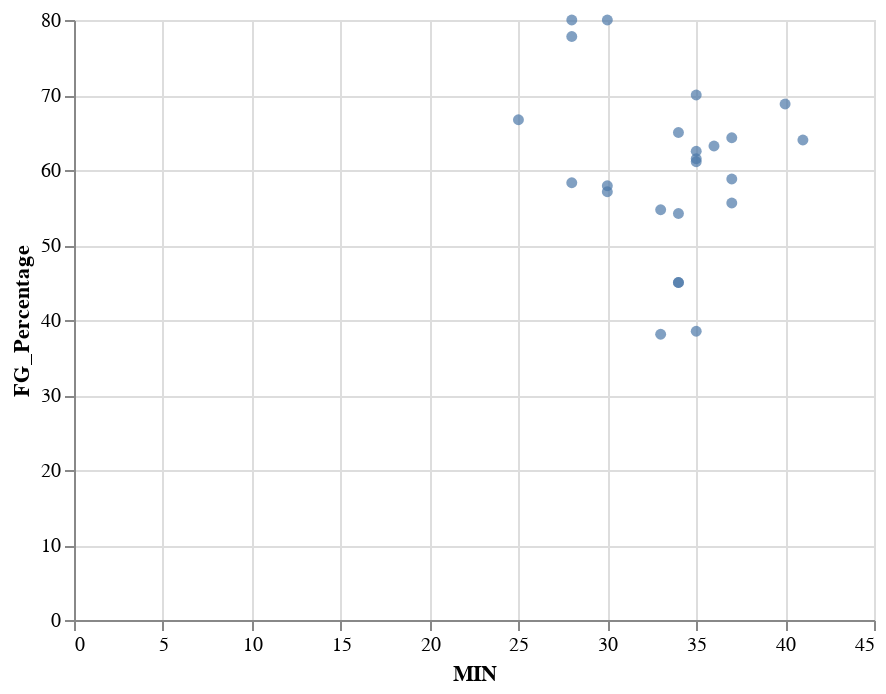

The notebook cell this image was saved under:
### Markdown cell above
Question1: Will his FG% drop if he plays longer time?

### Code cell
alt.Chart(a).mark_circle().encode(
    x=alt.X('MIN'),
    y=alt.Y('FG_Percentage')
)

### Figure 1 — Vega-Lite specification as saved in the notebook (floating-point values rounded to 4 significant figures)
{"config": {"view": {"continuousWidth": 400, "continuousHeight": 300}}, "data": {"name": "data-3791ba24532edcf1b6d0f5a312e50ed1"}, "mark": "circle", "encoding": {"x": {"field": "MIN", "type": "quantitative"}, "y": {"field": "FG_Percentage", "type": "quantitative"}}, "$schema": "https://vega.github.io/schema/vega-lite/v4.17.0.json", "datasets": {"data-3791ba24532edcf1b6d0f5a312e50ed1": [{"MIN": 28.0, "FG_Percentage": 77.8, "Three_Percentage": 50.0, "FT%": 100.0, "REB": 10.0, "AST": 15.0, "BLK": 1.0, "STL": 3.0, "PF": 1.0, "TO": 5.0, "PTS": 18.0}, {"MIN": 30.0, "FG_Percentage": 57.9, "Three_Percentage": 50.0, "FT%": 100.0, "REB": 13.0, "AST": 10.0, "BLK": 0.0, "STL": 2.0, "PF": 5.0, "TO": 6.0, "PTS": 29.0}, {"MIN": 35.0, "FG_Percentage": 61.5, "Three_Percentage": 100.0, "FT%": 100.0, "REB": 10.0, "AST": 8.0, "BLK": 0.0, "STL": 1.0, "PF": 5.0, "TO": 2.0, "PTS": 26.0}, {"MIN": 34.0, "FG_Percentage": 45.0, "Three_Percentage": 37.5, "FT%": 100.0, "REB": 21.0, "AST": 9.0, "BLK": 0.0, "STL": 1.0, "PF": 2.0, "TO": 3.0, "PTS": 28.0}, {"MIN": 36.0, "FG_Percentage": 63.2, "Three_Percentage": 16.7, "FT%": 90.0, "REB": 9.0, "AST": 8.0, "BLK": 1.0, "STL": 2.0, "PF": 1.0, "TO": 3.0, "PTS": 34.0}, {"MIN": 40.0, "FG_Percentage": 68.8, "Three_Percentage": 50.0, "FT%": 66.7, "REB": 11.0, "AST": 12.0, "BLK": 1.0, "STL": 2.0, "PF": 3.0, "TO": 0.0, "PTS": 26.0}, {"MIN": 41.0, "FG_Percentage": 64.0, "Three_Percentage": 60.0, "FT%": 87.5, "REB": 14.0, "AST": 10.0, "BLK": 1.0, "STL": 3.0, "PF": 4.0, "TO": 5.0, "PTS": 49.0}, {"MIN": 37.0, "FG_Percentage": 55.6, "Three_Percentage": 40.0, "FT%": 100.0, "REB": 15.0, "AST": 14.0, "BLK": 0.0, "STL": 2.0, "PF": 5.0, "TO": 3.0, "PTS": 25.0}, {"MIN": 28.0, "FG_Percentage": 58.3, "Three_Percentage": 50.0, "FT%": 100.0, "REB": 12.0, "AST": 13.0, "BLK": 0.0, "STL": 1.0, "PF": 1.0, "TO": 3.0, "PTS": 17.0}, {"MIN": 28.0, "FG_Percentage": 80.0, "Three_Percentage": 50.0, "FT%": 100.0, "REB": 8.0, "AST": 7.0, "BLK": 2.0, "STL": 0.0, "PF": 2.0, "TO": 3.0, "PTS": 20.0}, {"MIN": 37.0, "FG_Percentage": 64.3, "Three_Percentage": 33.3, "FT%": 100.0, "REB": 13.0, "AST": 8.0, "BLK": 0.0, "STL": 1.0, "PF": 2.0, "TO": 5.0, "PTS": 21.0}, {"MIN": 33.0, "FG_Percentage": 38.1, "Three_Percentage": 33.3, "FT%": 100.0, "REB": 18.0, "AST": 6.0, "BLK": 0.0, "STL": 1.0, "PF": 0.0, "TO": 2.0, "PTS": 22.0}, {"MIN": 34.0, "FG_Percentage": 65.0, "Three_Percentage": 50.0, "FT%": 50.0, "REB": 10.0, "AST": 7.0, "BLK": 2.0, "STL": 2.0, "PF": 3.0, "TO": 2.0, "PTS": 33.0}, {"MIN": 37.0, "FG_Percentage": 58.8, "Three_Percentage": 33.3, "FT%": 83.3, "REB": 21.0, "AST": 11.0, "BLK": 2.0, "STL": 0.0, "PF": 2.0, "TO": 5.0, "PTS": 26.0}, {"MIN": 35.0, "FG_Percentage": 61.1, "Three_Percentage": 25.0, "FT%": 100.0, "REB": 16.0, "AST": 3.0, "BLK": 0.0, "STL": 2.0, "PF": 3.0, "TO": 3.0, "PTS": 27.0}, {"MIN": 25.0, "FG_Percentage": 66.7, "Three_Percentage": 50.0, "FT%": 77.8, "REB": 11.0, "AST": 3.0, "BLK": 1.0, "STL": 0.0, "PF": 4.0, "TO": 4.0, "PTS": 24.0}, {"MIN": 34.0, "FG_Percentage": 54.2, "Three_Percentage": 60.0, "FT%": 66.7, "REB": 17.0, "AST": 8.0, "BLK": 1.0, "STL": 0.0, "PF": 3.0, "TO": 5.0, "PTS": 35.0}, {"MIN": 35.0, "FG_Percentage": 38.5, "Three_Percentage": 33.3, "FT%": 100.0, "REB": 15.0, "AST": 7.0, "BLK": 0.0, "STL": 1.0, "PF": 2.0, "TO": 5.0, "PTS": 26.0}, {"MIN": 35.0, "FG_Percentage": 62.5, "Three_Percentage": 0.0, "FT%": 80.0, "REB": 15.0, "AST": 6.0, "BLK": 2.0, "STL": 0.0, "PF": 1.0, "TO": 4.0, "PTS": 28.0}, {"MIN": 34.0, "FG_Percentage": 45.0, "Three_Percentage": 30.0, "FT%": 50.0, "REB": 16.0, "AST": 11.0, "BLK": 2.0, "STL": 0.0, "PF": 2.0, "TO": 9.0, "PTS": 23.0}, {"MIN": 30.0, "FG_Percentage": 57.1, "Three_Percentage": 0.0, "FT%": 71.4, "REB": 11.0, "AST": 7.0, "BLK": 0.0, "STL": 0.0, "PF": 2.0, "TO": 6.0, "PTS": 21.0}, {"MIN": 30.0, "FG_Percentage": 80.0, "Three_Percentage": 0.0, "FT%": 75.0, "REB": 12.0, "AST": 10.0, "BLK": 1.0, "STL": 2.0, "PF": 1.0, "TO": 2.0, "PTS": 27.0}, {"MIN": 35.0, "FG_Percentage": 70.0, "Three_Percentage": 100.0, "FT%": 100.0, "REB": 12.0, "AST": 9.0, "BLK": 0.0, "STL": 2.0, "PF": 4.0, "TO": 4.0, "PTS": 25.0}, {"MIN": 33.0, "FG_Percentage": 54.7, "Three_Percentage": 34.2, "FT%": 79.6, "REB": 14.3, "AST": 8.3, "BLK": 0.6, "STL": 0.9, "PF": 2.3, "TO": 5.0, "PTS": 25.8}]}}
